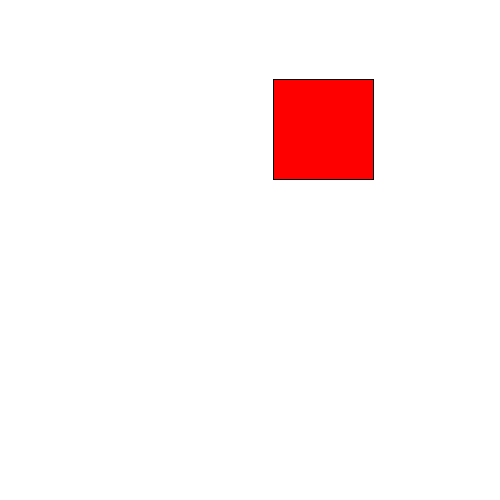
Frame 1 (no input)
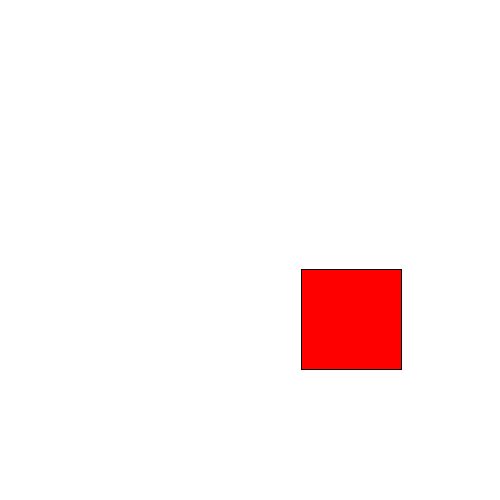
Frame 60 (the mouse pressed at the canvas centre just before this capture)
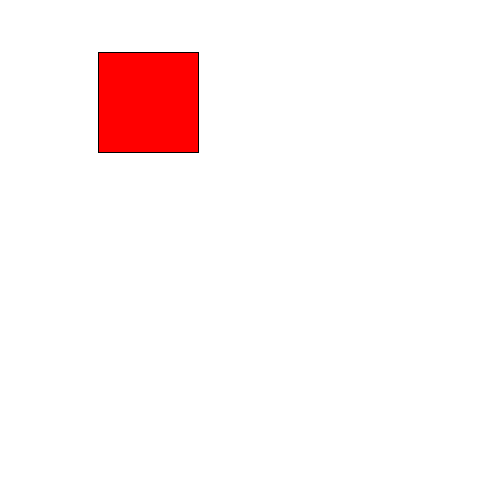
Frame 120 (the mouse held since frame 60 and released just before this capture)

The Processing sketch that drew these frames (run headless with seeded random() and noise(); from frame 60 on, the mouse is pressed at the canvas centre):

// Processing sketch: processing_129325
// ── processing_129325.pde

void setup () {
  size(500, 500) ;
  rectMode(CENTER) ; 
} 

void draw () {
  background(#FFFFFF) ;
  fill(#FF0000) ;
  rect(random(width), random(height), 100, 100) ;
} 
